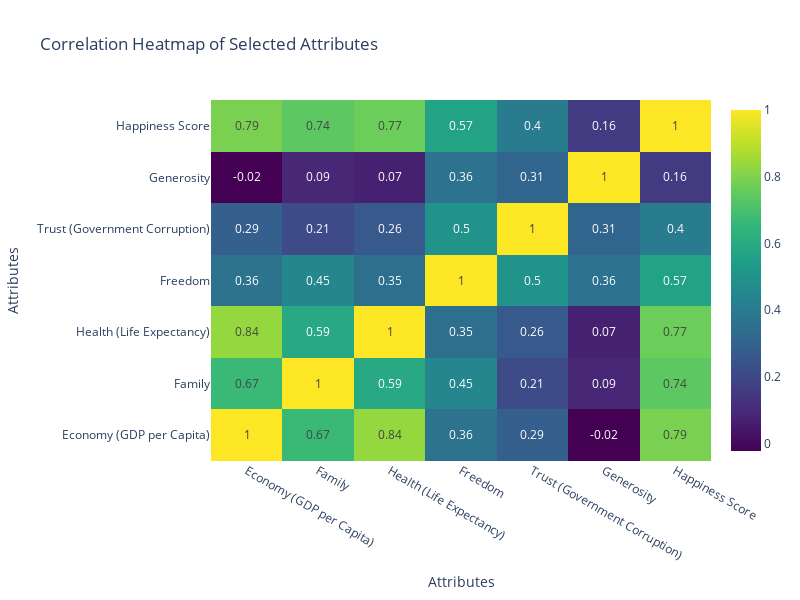

Notebook code for this chart:
### Markdown cell above
>Correlation (heatmap) between the Economy (GDP per Capita), Family, Health (Life Expectancy), Freedom, Trust (Government Corruption), Generosity and Happiness score.

### Code cell
import pandas as pd
import plotly.graph_objects as go

# Step 1: Create a sub-dataset with selected attributes
selected_columns = [
    'Economy (GDP per Capita)', 'Family', 'Health (Life Expectancy)',
    'Freedom', 'Trust (Government Corruption)', 'Generosity', 'Happiness Score'
]

df_subset = df[selected_columns]

# Step 2: Compute correlation matrix
correlation_matrix = df_subset.corr()

# Step 3: Create a heatmap using Plotly
fig2 = go.Figure(data=go.Heatmap(
    z=correlation_matrix.values,
    x=correlation_matrix.columns,
    y=correlation_matrix.index,
    colorscale='Viridis',
    text=correlation_matrix.round(2).values,  # Display correlation values
    texttemplate="%{text}",  # Format text inside heatmap cells
))

# Update layout
fig2.update_layout(
    title="Correlation Heatmap of Selected Attributes",
    xaxis_title="Attributes",
    yaxis_title="Attributes",
    width=800,
    height=600
)

# Show the figure
fig2.show()

### Figure 1 — Plotly figure (JSON) as saved in the notebook; plotly's stock layout.template omitted (floating-point values rounded to 4 significant figures)
{"data": [{"colorscale": [[0, "#440154"], [0.1111, "#482878"], [0.2222, "#3e4989"], [0.3333, "#31688e"], [0.4444, "#26828e"], [0.5556, "#1f9e89"], [0.6667, "#35b779"], [0.7778, "#6ece58"], [0.8889, "#b5de2b"], [1, "#fde725"]], "text": [[1, 0.67, 0.84, 0.36, 0.29, -0.02, 0.79], [0.67, 1, 0.59, 0.45, 0.21, 0.09, 0.74], [0.84, 0.59, 1, 0.35, 0.26, 0.07, 0.77], [0.36, 0.45, 0.35, 1, 0.5, 0.36, 0.57], [0.29, 0.21, 0.26, 0.5, 1, 0.31, 0.4], [-0.02, 0.09, 0.07, 0.36, 0.31, 1, 0.16], [0.79, 0.74, 0.77, 0.57, 0.4, 0.16, 1]], "texttemplate": "%{text}", "type": "heatmap", "x": ["Economy (GDP per Capita)", "Family", "Health (Life Expectancy)", "Freedom", "Trust (Government Corruption)", "Generosity", "Happiness Score"], "y": ["Economy (GDP per Capita)", "Family", "Health (Life Expectancy)", "Freedom", "Trust (Government Corruption)", "Generosity", "Happiness Score"], "z": [[1, 0.6697, 0.8356, 0.3645, 0.2874, -0.02209, 0.7914], [0.6697, 1, 0.5904, 0.4504, 0.2136, 0.08963, 0.7393], [0.8356, 0.5904, 1, 0.35, 0.2633, 0.07027, 0.7661], [0.3645, 0.4504, 0.35, 1, 0.5026, 0.3631, 0.5673], [0.2874, 0.2136, 0.2633, 0.5026, 1, 0.3059, 0.402], [-0.02209, 0.08963, 0.07027, 0.3631, 0.3059, 1, 0.1568], [0.7914, 0.7393, 0.7661, 0.5673, 0.402, 0.1568, 1]]}], "layout": {"height": 600, "title": {"text": "Correlation Heatmap of Selected Attributes"}, "width": 800, "xaxis": {"title": {"text": "Attributes"}}, "yaxis": {"title": {"text": "Attributes"}}}}
